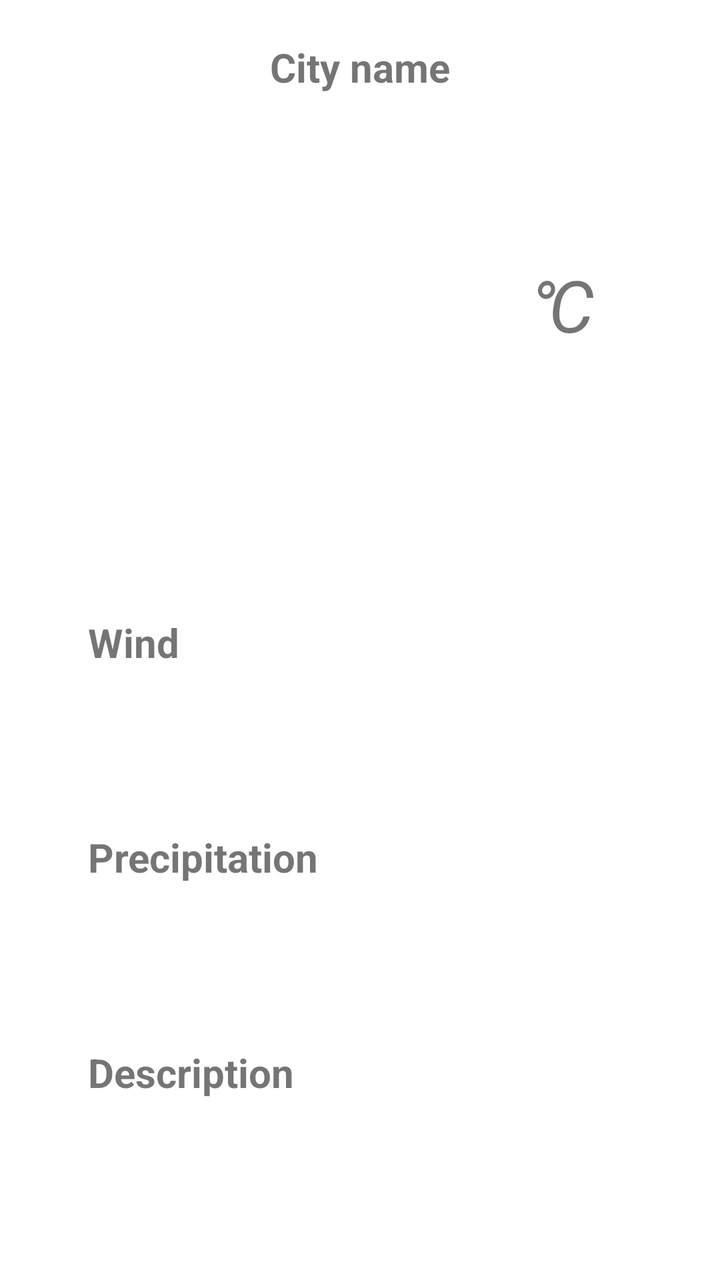
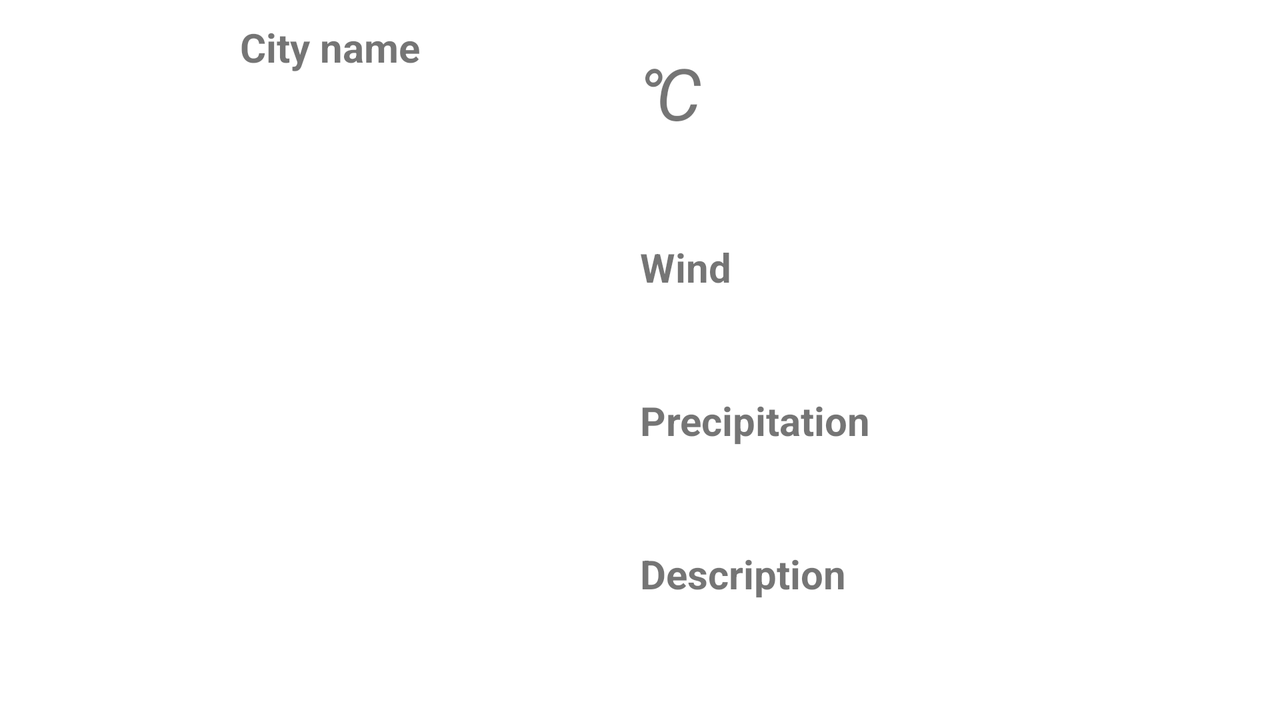

First picture: res/layout/ on a phone held upright. Second picture: the repository's own variant of that layout, on a device whose configuration matches the variant's folder. Source for both follows.
<!-- AndroidManifest.xml: application theme Theme.MyWeatherApp -->
<!-- res/layout/fragment_current_weather.xml -->
<?xml version="1.0" encoding="utf-8"?>
<androidx.constraintlayout.widget.ConstraintLayout xmlns:android="http://schemas.android.com/apk/res/android"
    xmlns:app="http://schemas.android.com/apk/res-auto"
    xmlns:tools="http://schemas.android.com/tools"
    android:layout_width="match_parent"
    android:layout_height="match_parent"
    android:layout_margin="10dp"
    tools:context=".ui.current_weather.CurrentWeatherFragment">

    <androidx.constraintlayout.widget.Guideline
        android:id="@+id/guideline_vertical"
        android:layout_width="wrap_content"
        android:layout_height="wrap_content"
        android:orientation="vertical"
        app:layout_constraintGuide_percent="0.1" />

    <TextView
        android:id="@+id/textview_is_network_connected"
        android:layout_width="wrap_content"
        android:layout_height="wrap_content"
        android:layout_marginTop="10dp"
        android:text="@string/message_internet_is_disconnected"
        android:textColor="@color/red_light"
        android:textSize="@dimen/text_size"
        android:visibility="gone"
        android:textStyle="bold"
        app:layout_constraintEnd_toEndOf="parent"
        app:layout_constraintStart_toStartOf="parent"
        app:layout_constraintTop_toTopOf="parent" />

    <TextView
        android:id="@+id/textview_current_weather_city"
        android:layout_width="wrap_content"
        android:layout_height="wrap_content"
        android:layout_marginTop="10dp"
        android:text="@string/city_name"
        android:textSize="@dimen/text_size"
        android:textStyle="bold"
        app:layout_constraintEnd_toEndOf="parent"
        app:layout_constraintStart_toStartOf="parent"
        app:layout_constraintTop_toBottomOf="@id/textview_is_network_connected" />

    <ImageView
        android:id="@+id/image_icon_current_weather"
        android:layout_width="150dp"
        android:layout_height="150dp"
        android:layout_marginTop="30dp"
        app:layout_constraintEnd_toStartOf="@+id/textview_current_weather_temperature"
        app:layout_constraintHorizontal_bias="0.5"
        app:layout_constraintStart_toStartOf="parent"
        app:layout_constraintTop_toBottomOf="@id/textview_current_weather_city"
        android:contentDescription="@string/current_image_weather" />


    <TextView
        android:id="@+id/textview_current_weather_temperature"
        android:layout_width="wrap_content"
        android:layout_height="wrap_content"
        android:text="@string/current_degrees_celsius"
        android:textSize="36sp"
        android:textStyle="italic"
        app:layout_constraintBottom_toBottomOf="@id/image_icon_current_weather"
        app:layout_constraintEnd_toEndOf="parent"
        app:layout_constraintHorizontal_bias="0.5"
        app:layout_constraintStart_toEndOf="@+id/image_icon_current_weather"
        app:layout_constraintTop_toTopOf="@+id/image_icon_current_weather" />

    <TextView
        android:id="@+id/textview_current_weather_wind"
        android:layout_width="wrap_content"
        android:layout_height="wrap_content"
        android:text="@string/current_wind"
        android:textSize="@dimen/text_size"
        android:textStyle="bold"
        app:layout_constraintBottom_toTopOf="@+id/textview_current_weather_precipitation"
        app:layout_constraintStart_toEndOf="@id/guideline_vertical"
        app:layout_constraintTop_toBottomOf="@+id/image_icon_current_weather" />

    <TextView
        android:id="@+id/textview_current_weather_precipitation"
        android:layout_width="wrap_content"
        android:layout_height="wrap_content"
        android:text="@string/current_precipitation"
        android:textSize="@dimen/text_size"
        android:textStyle="bold"
        app:layout_constraintBottom_toTopOf="@+id/textview_current_weather_description"
        app:layout_constraintStart_toEndOf="@id/guideline_vertical"
        app:layout_constraintTop_toBottomOf="@+id/textview_current_weather_wind" />

    <TextView
        android:id="@+id/textview_current_weather_description"
        android:layout_width="wrap_content"
        android:layout_height="wrap_content"
        android:text="@string/description"
        android:textSize="@dimen/text_size"
        android:textStyle="bold"
        app:layout_constraintBottom_toBottomOf="parent"
        app:layout_constraintStart_toEndOf="@id/guideline_vertical"
        app:layout_constraintTop_toBottomOf="@+id/textview_current_weather_precipitation" />

    <ProgressBar
        android:id="@+id/progress_bar_current"
        android:layout_width="50dp"
        android:layout_height="50dp"
        android:indeterminate="true"
        android:indeterminateTint="@color/purple_200"
        android:visibility="gone"
        app:layout_constraintBottom_toBottomOf="parent"
        app:layout_constraintEnd_toEndOf="parent"
        app:layout_constraintHorizontal_bias="0.5"
        app:layout_constraintStart_toStartOf="parent"
        app:layout_constraintTop_toTopOf="parent"
        app:layout_constraintVertical_bias="0.6" />

    
    
    
    
    
    
    
    
    
    

    
    
    
    
    
    
    
    

    
    
    
    
    
    
    
    
    


</androidx.constraintlayout.widget.ConstraintLayout>
<!-- resources referenced by this layout -->
<resources>
  <color name="purple_200">#FFBB86FC</color>
  <color name="red_light">#FCFA8585</color>
  <dimen name="text_size">20sp</dimen>
  <string name="city_name">City name</string>
  <string name="current_degrees_celsius">℃</string>
  <string name="current_image_weather">Image weather</string>
  <string name="current_precipitation">Precipitation</string>
  <string name="current_wind">Wind</string>
  <string name="description">Description</string>
  <string name="message_internet_is_disconnected">Internet is disconnected</string>
  <style name="Theme.MyWeatherApp" parent="Theme.MaterialComponents.DayNight.DarkActionBar">
          
          <item name="colorPrimary">@color/purple_500</item>
          <item name="colorPrimaryVariant">@color/purple_700</item>
          <item name="colorOnPrimary">@color/white</item>
          
          <item name="colorSecondary">@color/teal_200</item>
          <item name="colorSecondaryVariant">@color/teal_700</item>
          <item name="colorOnSecondary">@color/black</item>
          
          <item name="android:statusBarColor" tools:targetApi="l">?attr/colorPrimaryVariant</item>
          
      </style>
  <color name="purple_500">#FF6200EE</color>
  <color name="purple_700">#FF3700B3</color>
  <color name="white">#FFFFFFFF</color>
  <color name="teal_200">#FF03DAC5</color>
  <color name="teal_700">#FF018786</color>
  <color name="black">#FF000000</color>
</resources>
<!-- res/layout-land/fragment_current_weather.xml (the repository's variant of the layout above) -->
<!-- drawn on the phone turned sideways -->
<?xml version="1.0" encoding="utf-8"?>
<androidx.constraintlayout.widget.ConstraintLayout xmlns:android="http://schemas.android.com/apk/res/android"
    xmlns:app="http://schemas.android.com/apk/res-auto"
    xmlns:tools="http://schemas.android.com/tools"
    android:layout_width="match_parent"
    android:layout_height="match_parent"
    android:layout_margin="10dp"
    tools:context=".ui.current_weather.CurrentWeatherFragment">

    <TextView
        android:id="@+id/textview_is_network_connected"
        android:layout_width="wrap_content"
        android:layout_height="wrap_content"
        android:text="@string/message_internet_is_disconnected"
        android:textColor="@color/red_light"
        android:textSize="@dimen/text_size"
        android:visibility="gone"
        app:layout_constraintEnd_toEndOf="parent"
        app:layout_constraintStart_toStartOf="parent"
        app:layout_constraintTop_toTopOf="parent" />

    <TextView
        android:id="@+id/textview_current_weather_city"
        android:layout_width="wrap_content"
        android:layout_height="wrap_content"
        android:text="@string/city_name"
        android:textSize="@dimen/text_size"
        android:textStyle="bold"
        app:layout_constraintEnd_toStartOf="@+id/guideline1"
        app:layout_constraintStart_toStartOf="parent"
        app:layout_constraintTop_toBottomOf="@+id/textview_is_network_connected" />

    <ImageView
        android:id="@+id/image_icon_current_weather"
        android:layout_width="200dp"
        android:layout_height="200dp"
        app:layout_constraintBottom_toBottomOf="parent"
        app:layout_constraintEnd_toStartOf="@+id/guideline1"
        app:layout_constraintStart_toStartOf="parent"
        app:layout_constraintTop_toBottomOf="@+id/textview_current_weather_city"
        android:contentDescription="@string/current_image_weather" />

    <TextView
        android:id="@+id/textview_current_weather_temperature"
        android:layout_width="wrap_content"
        android:layout_height="wrap_content"
        android:layout_marginTop="12dp"
        android:text="@string/current_degrees_celsius"
        android:textSize="36sp"
        android:textStyle="italic"
        app:layout_constraintStart_toStartOf="@+id/guideline1"
        app:layout_constraintTop_toBottomOf="@+id/textview_is_network_connected" />

    <TextView
        android:id="@+id/textview_current_weather_wind"
        android:layout_width="wrap_content"
        android:layout_height="wrap_content"
        android:text="@string/current_wind"
        android:textSize="@dimen/text_size"
        android:textStyle="bold"
        app:layout_constraintBottom_toTopOf="@+id/textview_current_weather_precipitation"
        app:layout_constraintStart_toStartOf="@+id/guideline1"
        app:layout_constraintTop_toBottomOf="@+id/textview_current_weather_temperature"
        app:layout_constraintVertical_chainStyle="spread" />

    <TextView
        android:id="@+id/textview_current_weather_precipitation"
        android:layout_width="wrap_content"
        android:layout_height="wrap_content"
        android:text="@string/current_precipitation"
        android:textSize="@dimen/text_size"
        android:textStyle="bold"
        app:layout_constraintBottom_toTopOf="@+id/textview_current_weather_description"
        app:layout_constraintStart_toStartOf="@+id/guideline1"
        app:layout_constraintTop_toBottomOf="@+id/textview_current_weather_wind" />

    <TextView
        android:id="@+id/textview_current_weather_description"
        android:layout_width="wrap_content"
        android:layout_height="wrap_content"
        android:text="@string/description"
        android:textSize="@dimen/text_size"
        android:textStyle="bold"
        app:layout_constraintBottom_toBottomOf="parent"
        app:layout_constraintStart_toStartOf="@+id/guideline1"
        app:layout_constraintTop_toBottomOf="@+id/textview_current_weather_precipitation" />

    <ProgressBar
        android:id="@+id/progress_bar_current"
        android:layout_width="50dp"
        android:layout_height="50dp"
        android:indeterminate="true"
        android:indeterminateTint="@color/purple_200"
        android:visibility="gone"
        app:layout_constraintBottom_toBottomOf="parent"
        app:layout_constraintEnd_toEndOf="parent"
        app:layout_constraintHorizontal_bias="0.5"
        app:layout_constraintStart_toStartOf="parent"
        app:layout_constraintTop_toTopOf="parent"
        app:layout_constraintVertical_bias="0.6" />

    <androidx.constraintlayout.widget.Guideline
        android:id="@+id/guideline1"
        android:layout_width="wrap_content"
        android:layout_height="wrap_content"
        android:orientation="vertical"
        app:layout_constraintGuide_percent="0.5" />

    
    
    
    
    
    
    
    
    
    

    
    
    
    
    
    
    
    

    
    
    
    
    
    
    
    
    


</androidx.constraintlayout.widget.ConstraintLayout>
